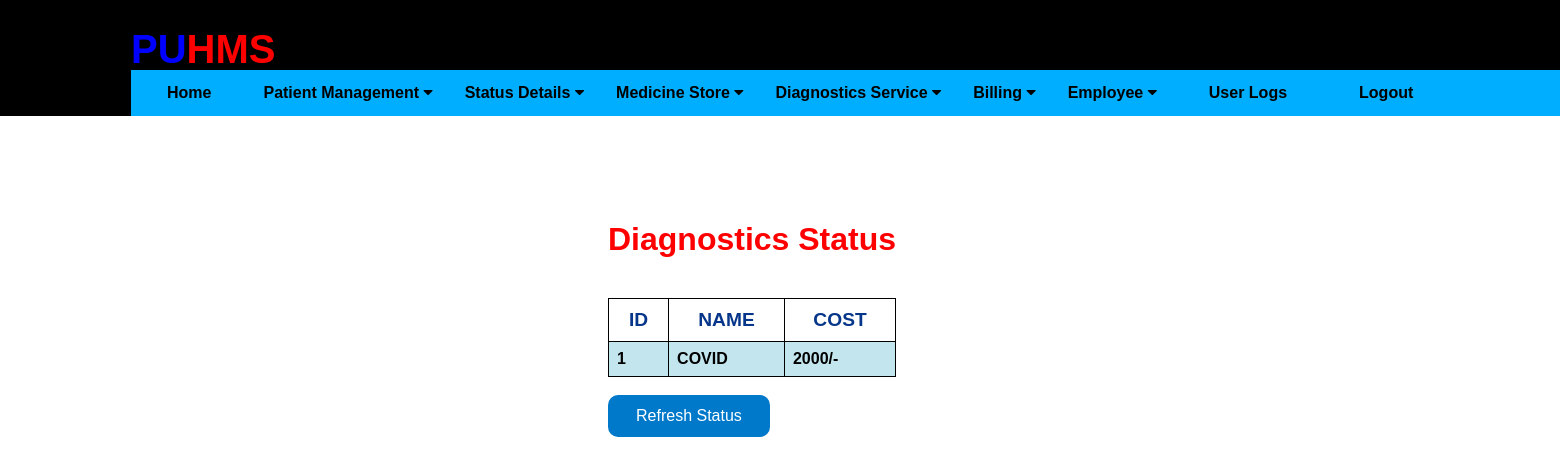
Page /diagnosticsstatus (signed in) on the committed database.
### application/db.py (models this page shows)
class DiagnosticsMaster(db.Model):
    __tablename__ = 'diagnosticsmaster'
    tid = db.Column(db.Integer, db.ForeignKey('diagnostics.tid'), primary_key=True)
    tname = db.Column(db.String(20))
    tcharge = db.Column(db.Integer)

### application/routes.py (the view)
@app.route('/diagnosticsstatus')
def diagnosticsstatus():
    if session.get('username') or session.get('lab'):
        updatep = DiagnosticsMaster.query.all()
        print(updatep)
        if not updatep:
            flash('No Tests Available')
            return redirect( url_for('addDiagnostics') )
        else:
            print("inside else")
            return render_template('diagnosticsstatus.html', updatep = updatep)
    else:
        return "<h1>You do not have permission to perform this action. Please go back</h1>"

### application/templates/diagnosticsstatus.html (shortened to what this page needs)
{% extends "layout.html" %}
{% block content %}
<div class="stat">
    <h1 style="color: red;">Diagnostics Status</h1><br>
    <table border="1" align="center">
        <tr>
            <th>ID</th>
            <th>NAME</th>
            <th>COST</th>
        </tr>
        {% for update in updatep %}
        <tr>
            <td> {{ update.tid }} </td>
            <td> {{ update.tname }} </td>
            <td> {{ update.tcharge }}/- </td>
        </tr>
        {% else %}
        <h3>No Tests Available!</h3>
        {% endfor %}
    </table>
    <br>
    <form action="{{ url_for('diagnosticsstatus') }}">
    <button type="submit" class="ibutton" value="Refresh the list">Refresh Status</button>
    </form>
</div>
{% endblock %}

### application/static/css/main.css (style rules this page uses)
html { overflow-y: scroll; overflow-x: hidden; }
body { font-family: Arial, Helvetica, sans-serif; height: 100%; display: flex; flex-direction: column; }
table, th, td { border: 1px solid black; border-collapse: collapse; }
.stat { position: absolute; top: 200px; padding-left: 600px; }
.stat h1 { text-align: center; }

### application/templates/layout.html (style rules this page uses)
table { font-family: arial, sans-serif; border-collapse: collapse; width: 100%; }
td { border: 1px solid #dddddd; text-align: left; font-weight: bold; padding: 8px; }
th { border: 1px solid #dddddd; width: auto; color: #06368a; text-align: center; font-size: larger; font-weight: bolder; padding: 10px; }
tr:nth-child(even) { background-color: #c3e5ee; }
.ibutton { background-color: #0079ca;; border: 2px; border-radius: 10px; color: white; padding: 12px 28px; text-align: center; text-decoration: none; display: inline-block; font-size: 16px; }

### rows in the picture
DiagnosticsMaster: tid "1", tname "COVID", tcharge "2000"
